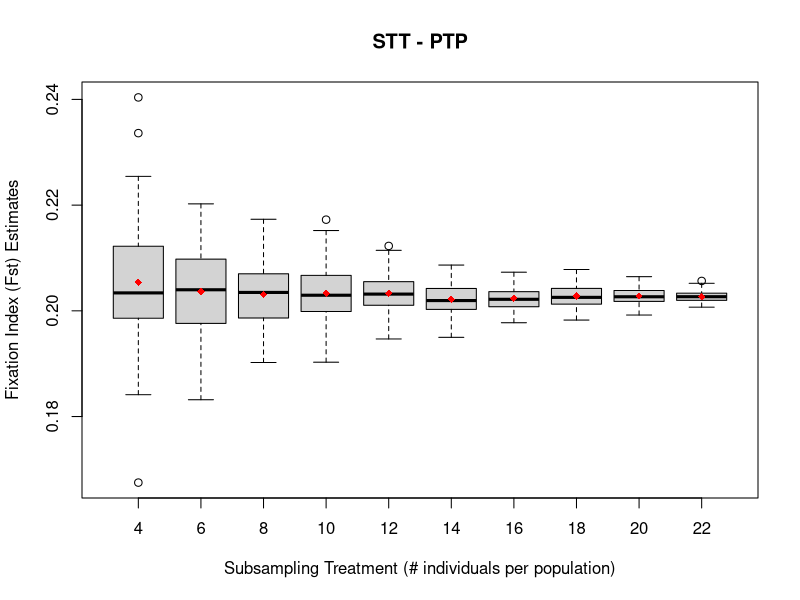

Here is the R script that generated this plot:
#####Example code for generating a boxplot, exactly as it should be entered into 'R'

setwd("/Users/jermaine/ISU_Projects/Webbhelix_Project/subproject--MinSampSize_for_Pop_Genomics/06_MinSampSize_Boxplots_InNOut_Files/Fst_Estimates")
SNP<-read.csv('STT_PTP_Fst_SubSamp_Estimates_Boxplot_input.csv')
head(SNP)
boxplot(SNP$STT.PTP.Fst.estimates~SNP$Subsampling.group, xlab='Subsampling Treatment (# individuals per population)', ylab='Fixation Index (Fst) Estimates', main='STT - PTP')
means <- tapply(SNP$STT.PTP.Fst.estimates,SNP$Subsampling.group,mean)
points(means,col="red",pch=18)
#points(means,pch=3)

############################################################################################

#boxplot(SNP$SNP.error.rate~SNP$Parameter, xlab='Stacks parameter', ylab='SNP error rate', main='SNP')

#means <- tapply(SNP$SNP.error.rate,SNP$Parameter,mean)
#points(means,col="red",pch=18)
